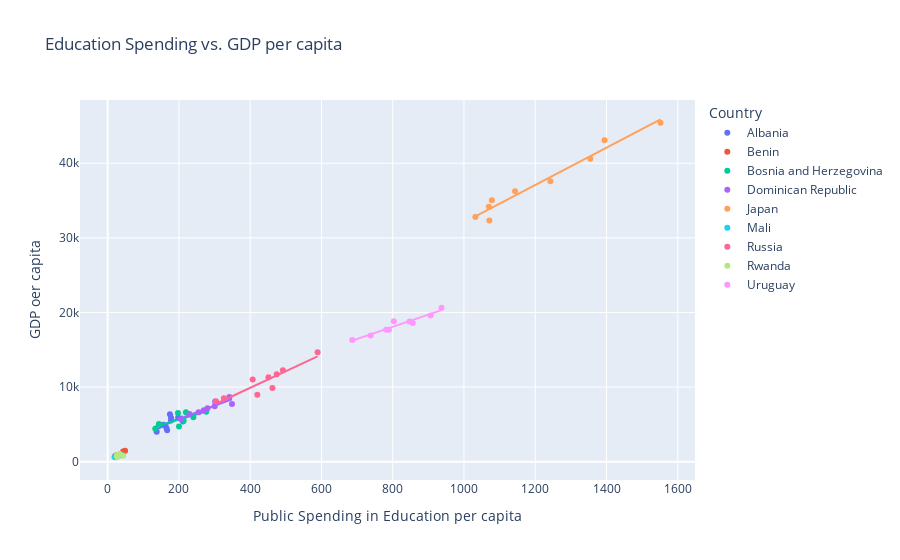

The notebook cell saved with this chart:
### Code cell
graph4 = px.scatter(
    sample_country_df,
    x = 'Edu. Spending per capita',
    y = 'gdp per capita',
    title = 'Education Spending vs. GDP per capita',
    labels ={'Edu. Spending per capita':'Public Spending in Education per capita', 'gdp per capita':'GDP oer capita'},
    trendline = 'ols',
    color = 'Country'
)
graph4.show()

### Figure 1 — Plotly figure (JSON) as saved in the notebook; plotly's stock layout.template omitted (floating-point values rounded to 4 significant figures)
{"data": [{"hovertemplate": "Country=Albania<br>Public Spending in Education per capita=%{x}<br>GDP oer capita=%{y}<extra></extra>", "legendgroup": "Albania", "marker": {"color": "#636efa", "symbol": "circle"}, "mode": "markers", "name": "Albania", "orientation": "v", "showlegend": true, "type": "scatter", "x": [177.8, 137.5, 166.9, 164.7, 156.2, 211.1, 197.8, 177.9, 174.8], "xaxis": "x", "y": [5528.0, 3999.0, 4211.0, 4559.0, 4955.0, 5391.0, 5918.0, 5885.0, 6370.0], "yaxis": "y"}, {"hovertemplate": "<b>OLS trendline</b><br>gdp per capita = 24.0032 * Edu. Spending per capita + 1028.8<br>R<sup>2</sup>=0.402277<br><br>Country=Albania<br>Public Spending in Education per capita=%{x}<br>GDP oer capita=%{y} <b>(trend)</b><extra></extra>", "legendgroup": "Albania", "marker": {"color": "#636efa", "symbol": "circle"}, "mode": "lines", "name": "Albania", "showlegend": false, "type": "scatter", "x": [137.5, 156.2, 164.7, 166.9, 174.8, 177.8, 177.9, 197.8, 211.1], "xaxis": "x", "y": [4329.0, 4779.0, 4981.0, 5034.0, 5225.0, 5298.0, 5298.0, 5777.0, 6096.0], "yaxis": "y"}, {"hovertemplate": "Country=Benin<br>Public Spending in Education per capita=%{x}<br>GDP oer capita=%{y}<extra></extra>", "legendgroup": "Benin", "marker": {"color": "#EF553B", "symbol": "circle"}, "mode": "markers", "name": "Benin", "orientation": "v", "showlegend": true, "type": "scatter", "x": [27.18, 21.51, 20.58, 26.61, 23.43, 25.08, 27.6, 43.15, 48.89], "xaxis": "x", "y": [859.7, 677.9, 709.7, 752.6, 799.1, 845.9, 892.0, 1347.0, 1448.0], "yaxis": "y"}, {"hovertemplate": "<b>OLS trendline</b><br>gdp per capita = 27.7331 * Edu. Spending per capita + 112.107<br>R<sup>2</sup>=0.973772<br><br>Country=Benin<br>Public Spending in Education per capita=%{x}<br>GDP oer capita=%{y} <b>(trend)</b><extra></extra>", "legendgroup": "Benin", "marker": {"color": "#EF553B", "symbol": "circle"}, "mode": "lines", "name": "Benin", "showlegend": false, "type": "scatter", "x": [20.58, 21.51, 23.43, 25.08, 26.61, 27.18, 27.6, 43.15, 48.89], "xaxis": "x", "y": [682.7, 708.6, 761.8, 807.7, 850.0, 866.0, 877.6, 1309.0, 1468.0], "yaxis": "y"}, {"hovertemplate": "Country=Bosnia and Herzegovina<br>Public Spending in Education per capita=%{x}<br>GDP oer capita=%{y}<extra></extra>", "legendgroup": "Bosnia and Herzegovina", "marker": {"color": "#00cc96", "symbol": "circle"}, "mode": "markers", "name": "Bosnia and Herzegovina", "orientation": "v", "showlegend": true, "type": "scatter", "x": [219.6, 133.5, 200.2, 143.7, 213.3, 240.5, 197.3, 276.5], "xaxis": "x", "y": [6625.0, 4425.0, 4695.0, 5062.0, 5479.0, 5947.0, 6534.0, 6685.0], "yaxis": "y"}, {"hovertemplate": "<b>OLS trendline</b><br>gdp per capita = 14.0757 * Edu. Spending per capita + 2822.88<br>R<sup>2</sup>=0.544019<br><br>Country=Bosnia and Herzegovina<br>Public Spending in Education per capita=%{x}<br>GDP oer capita=%{y} <b>(trend)</b><extra></extra>", "legendgroup": "Bosnia and Herzegovina", "marker": {"color": "#00cc96", "symbol": "circle"}, "mode": "lines", "name": "Bosnia and Herzegovina", "showlegend": false, "type": "scatter", "x": [133.5, 143.7, 197.3, 200.2, 213.3, 219.6, 240.5, 276.5], "xaxis": "x", "y": [4703.0, 4845.0, 5600.0, 5641.0, 5825.0, 5914.0, 6209.0, 6715.0], "yaxis": "y"}, {"hovertemplate": "Country=Dominican Republic<br>Public Spending in Education per capita=%{x}<br>GDP oer capita=%{y}<extra></extra>", "legendgroup": "Dominican Republic", "marker": {"color": "#ab63fa", "symbol": "circle"}, "mode": "markers", "name": "Dominican Republic", "orientation": "v", "showlegend": true, "type": "scatter", "x": [205.7, 229.9, 255.1, 269.8, 280.1, 300.4, 348.9, 301.5, 341.6], "xaxis": "x", "y": [5678.0, 6380.0, 6625.0, 6882.0, 7150.0, 7431.0, 7722.0, 8046.0, 8670.0], "yaxis": "y"}, {"hovertemplate": "<b>OLS trendline</b><br>gdp per capita = 17.7087 * Edu. Spending per capita + 2191.89<br>R<sup>2</sup>=0.859891<br><br>Country=Dominican Republic<br>Public Spending in Education per capita=%{x}<br>GDP oer capita=%{y} <b>(trend)</b><extra></extra>", "legendgroup": "Dominican Republic", "marker": {"color": "#ab63fa", "symbol": "circle"}, "mode": "lines", "name": "Dominican Republic", "showlegend": false, "type": "scatter", "x": [205.7, 229.9, 255.1, 269.8, 280.1, 300.4, 301.5, 341.6, 348.9], "xaxis": "x", "y": [5834.0, 6264.0, 6710.0, 6970.0, 7153.0, 7512.0, 7531.0, 8242.0, 8370.0], "yaxis": "y"}, {"hovertemplate": "Country=Japan<br>Public Spending in Education per capita=%{x}<br>GDP oer capita=%{y}<extra></extra>", "legendgroup": "Japan", "marker": {"color": "#FFA15A", "symbol": "circle"}, "mode": "markers", "name": "Japan", "orientation": "v", "showlegend": true, "type": "scatter", "x": [1552.0, 1071.0, 1032.0, 1070.0, 1078.0, 1143.0, 1243.0, 1354.0, 1394.0], "xaxis": "x", "y": [45430.0, 32340.0, 32800.0, 34170.0, 35030.0, 36230.0, 37580.0, 40600.0, 43070.0], "yaxis": "y"}, {"hovertemplate": "<b>OLS trendline</b><br>gdp per capita = 24.992 * Edu. Spending per capita + 7101.71<br>R<sup>2</sup>=0.966957<br><br>Country=Japan<br>Public Spending in Education per capita=%{x}<br>GDP oer capita=%{y} <b>(trend)</b><extra></extra>", "legendgroup": "Japan", "marker": {"color": "#FFA15A", "symbol": "circle"}, "mode": "lines", "name": "Japan", "showlegend": false, "type": "scatter", "x": [1032.0, 1070.0, 1071.0, 1078.0, 1143.0, 1243.0, 1354.0, 1394.0, 1552.0], "xaxis": "x", "y": [32890.0, 33840.0, 33870.0, 34050.0, 35680.0, 38160.0, 40950.0, 41950.0, 45880.0], "yaxis": "y"}, {"hovertemplate": "Country=Mali<br>Public Spending in Education per capita=%{x}<br>GDP oer capita=%{y}<extra></extra>", "legendgroup": "Mali", "marker": {"color": "#19d3f3", "symbol": "circle"}, "mode": "markers", "name": "Mali", "orientation": "v", "showlegend": true, "type": "scatter", "x": [24.97, 22.4, 19.16, 24.7, 24.31, 25.37, 29.38, 38.13, 37.18], "xaxis": "x", "y": [684.4, 589.1, 619.1, 651.7, 683.2, 713.7, 742.8, 873.8, 921.5], "yaxis": "y"}, {"hovertemplate": "<b>OLS trendline</b><br>gdp per capita = 16.5949 * Edu. Spending per capita + 267.095<br>R<sup>2</sup>=0.926595<br><br>Country=Mali<br>Public Spending in Education per capita=%{x}<br>GDP oer capita=%{y} <b>(trend)</b><extra></extra>", "legendgroup": "Mali", "marker": {"color": "#19d3f3", "symbol": "circle"}, "mode": "lines", "name": "Mali", "showlegend": false, "type": "scatter", "x": [19.16, 22.4, 24.31, 24.7, 24.97, 25.37, 29.38, 37.18, 38.13], "xaxis": "x", "y": [585.1, 638.8, 670.5, 677.0, 681.4, 688.2, 754.6, 884.1, 899.9], "yaxis": "y"}, {"hovertemplate": "Country=Russia<br>Public Spending in Education per capita=%{x}<br>GDP oer capita=%{y}<extra></extra>", "legendgroup": "Russia", "marker": {"color": "#FF6692", "symbol": "circle"}, "mode": "markers", "name": "Russia", "orientation": "v", "showlegend": true, "type": "scatter", "x": [589.3, 326.1, 304.1, 420.0, 462.4, 407.0, 491.7, 451.3, 474.4], "xaxis": "x", "y": [14680.0, 8505.0, 8087.0, 8956.0, 9884.0, 11010.0, 12240.0, 11300.0, 11700.0], "yaxis": "y"}, {"hovertemplate": "<b>OLS trendline</b><br>gdp per capita = 22.2717 * Edu. Spending per capita + 991.339<br>R<sup>2</sup>=0.843367<br><br>Country=Russia<br>Public Spending in Education per capita=%{x}<br>GDP oer capita=%{y} <b>(trend)</b><extra></extra>", "legendgroup": "Russia", "marker": {"color": "#FF6692", "symbol": "circle"}, "mode": "lines", "name": "Russia", "showlegend": false, "type": "scatter", "x": [304.1, 326.1, 407.0, 420.0, 451.3, 462.4, 474.4, 491.7, 589.3], "xaxis": "x", "y": [7764.0, 8254.0, 10060.0, 10350.0, 11040.0, 11290.0, 11560.0, 11940.0, 14120.0], "yaxis": "y"}, {"hovertemplate": "Country=Rwanda<br>Public Spending in Education per capita=%{x}<br>GDP oer capita=%{y}<extra></extra>", "legendgroup": "Rwanda", "marker": {"color": "#B6E880", "symbol": "circle"}, "mode": "markers", "name": "Rwanda", "orientation": "v", "showlegend": true, "type": "scatter", "x": [26.77, 26.53, 26.59, 25.84, 27.33, 30.75, 34.03, 43.51], "xaxis": "x", "y": [638.0, 727.5, 774.2, 827.0, 889.3, 949.6, 1021.0, 778.3], "yaxis": "y"}, {"hovertemplate": "<b>OLS trendline</b><br>gdp per capita = 4.6031 * Edu. Spending per capita + 686.686<br>R<sup>2</sup>=0.050920<br><br>Country=Rwanda<br>Public Spending in Education per capita=%{x}<br>GDP oer capita=%{y} <b>(trend)</b><extra></extra>", "legendgroup": "Rwanda", "marker": {"color": "#B6E880", "symbol": "circle"}, "mode": "lines", "name": "Rwanda", "showlegend": false, "type": "scatter", "x": [25.84, 26.53, 26.59, 26.77, 27.33, 30.75, 34.03, 43.51], "xaxis": "x", "y": [805.6, 808.8, 809.1, 809.9, 812.5, 828.2, 843.3, 887.0], "yaxis": "y"}, {"hovertemplate": "Country=Uruguay<br>Public Spending in Education per capita=%{x}<br>GDP oer capita=%{y}<extra></extra>", "legendgroup": "Uruguay", "marker": {"color": "#FF97FF", "symbol": "circle"}, "mode": "markers", "name": "Uruguay", "orientation": "v", "showlegend": true, "type": "scatter", "x": [803.1, 686.5, 738.1, 781.5, 856.2, 906.4, 937.0, 789.4, 847.3], "xaxis": "x", "y": [18820.0, 16320.0, 16910.0, 17690.0, 18600.0, 19580.0, 20630.0, 17700.0, 18800.0], "yaxis": "y"}, {"hovertemplate": "<b>OLS trendline</b><br>gdp per capita = 16.2953 * Edu. Spending per capita + 5038.71<br>R<sup>2</sup>=0.938737<br><br>Country=Uruguay<br>Public Spending in Education per capita=%{x}<br>GDP oer capita=%{y} <b>(trend)</b><extra></extra>", "legendgroup": "Uruguay", "marker": {"color": "#FF97FF", "symbol": "circle"}, "mode": "lines", "name": "Uruguay", "showlegend": false, "type": "scatter", "x": [686.5, 738.1, 781.5, 789.4, 803.1, 847.3, 856.2, 906.4, 937.0], "xaxis": "x", "y": [16230.0, 17070.0, 17770.0, 17900.0, 18130.0, 18850.0, 18990.0, 19810.0, 20310.0], "yaxis": "y"}], "layout": {"autosize": true, "legend": {"title": {"text": "Country"}, "tracegroupgap": 0}, "title": {"text": "Education Spending vs. GDP per capita"}, "xaxis": {"anchor": "y", "autorange": true, "domain": [0, 1], "range": [-74.91, 1646.0], "title": {"text": "Public Spending in Education per capita"}, "type": "linear"}, "yaxis": {"anchor": "x", "autorange": true, "domain": [0, 1], "range": [-3111.0, 49130.0], "title": {"text": "GDP oer capita"}, "type": "linear"}}}
